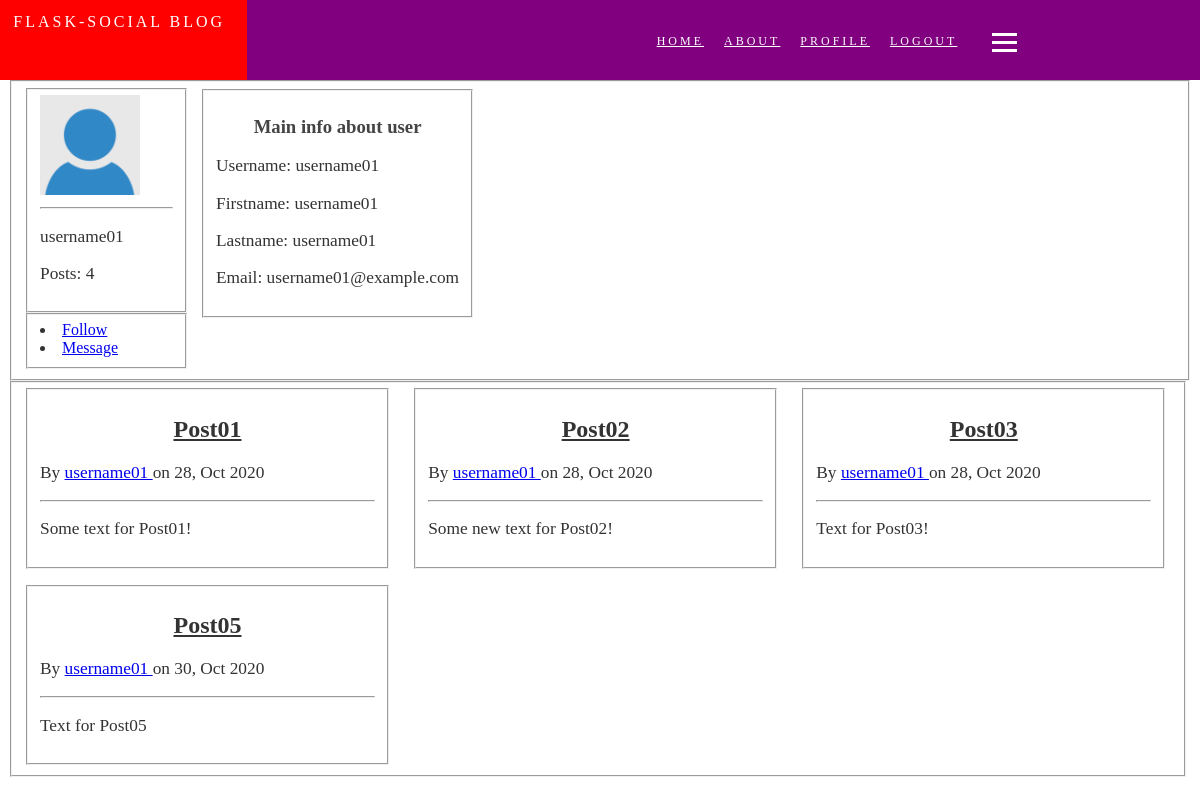
/username01 (signed in), run on the app's committed database.
### app/models.py (models this page shows, shortened)
class User(db.Model, UserMixin):
    id = db.Column(db.Integer, primary_key=True, autoincrement=True)
    firstname = db.Column(db.String(20), nullable=False)
    lastname = db.Column(db.String(20), nullable=False)
    username = db.Column(db.String(20), unique=True, nullable=False)
    email = db.Column(db.String(120), unique=True, nullable=False)
    password = db.Column(db.String(60), unique=True, nullable=False)
    image_file = db.Column(db.String(20), nullable=False, default='default.png')
    posts = db.relationship('Post',
                            backref='author',
                            primaryjoin="User.id==Post.author_id")
    comments = db.relationship('Comments',
                            backref='author',
                            primaryjoin="User.id==Comments.author_id")
    def __init__(self, firstname='', lastname='', username='', email='',
                 password=''):
        self.firstname = firstname
        self.lastname = lastname
        self.username = username
        self.email = email
        self.password = generate_password_hash(password)

class Post(db.Model):
    id = db.Column(db.Integer, primary_key=True, autoincrement=True)
    title = db.Column(db.String(100), nullable=False)
    date = db.Column(db.DateTime, nullable=False, default=datetime.utcnow)
    text = db.Column(db.Text, nullable=False)
    author_id = db.Column(db.Integer, db.ForeignKey('user.id'), nullable=False)
    comments = db.relationship('Comments', backref='post', lazy=True)

### app/user/views.py (the view)
@user_blueprint.route("/<username>", methods=['GET', 'POST'])
@login_required
def profile(username):
    user = User.query.filter_by(username=username).first()
    posts = Post.query.filter_by(author=user).all()
    num_posts = len(posts)
    image_file = url_for('static',
                        filename='pictures/' + user.image_file)
    return render_template('profile.html',
                            image_file=image_file,
                            username=username,
                            firstname=user.firstname,
                            lastname=user.lastname,
                            email=user.email,
                            num_posts=num_posts,
                            posts=posts)

### app/models.py (called while the page is built)
@login_manager.user_loader
def load_user(id):
    u = User.query.get(id)
    return User(u.firstname, u.lastname, u.username, u.email, u.password)

### app/templates/user/profile.html (shortened to what this page needs)
{% extends "layout.html" %}
{% block content %}
	<form>
		<fieldset class="user-info-fieldset">
			<fieldset class="user-main-info">
				<img src="{{ image_file }}" width="100" height="100">
				<hr>
				<p>{{ username }}</p>
				<p>Posts: {{ num_posts }}</p>
			</fieldset>
			<fieldset class="user-info-btns">
				{% if current_user.username != username %}
					<li><a href="#">Follow</a></li>
					<li><a href="#">Message</a></li>
				{% endif %}
			</fieldset>
			<fieldset class="user-info">
				<h3>Main info about user</h3>
				<p>Username: {{ username }}</p>
				<p>Firstname: {{ firstname }}</p>
				<p>Lastname: {{ lastname }}</p>
				<p>Email: {{ email }}</p>
			</fieldset>
		</fieldset>
		<fieldset class="feed-fieldset">
			{% if num_posts == 0 %}
				<p>
					{% if current_user.username == username %}
						You
					{% else %}
						{{ username }}
					{% endif %}
					have not posted yet.
				</p>
			{% else %}
				{% for post in posts %}
					<fieldset class="profile-posts-fieldset">
						<h2>
							<a href="{{ url_for('posts.posts', post_id=post.id) }}">
								{{ post.title }}
							</a>
						</h2>
						<p>
							By
							<a href="{{ url_for('user.profile', username=post.author.username) }}">
								{{ post.author.username }}
							</a>
							on {{ post.date.strftime('%d, %b %Y') }}
						</p>
						<hr>
						<p>{{ post.text }}</p>
					</fieldset>
				{% endfor %}
			{% endif %}
		</fieldset>
	</form>
{% endblock content %}

### app/static/main.css (style rules this page uses)
body { background: #ffffff; color: #333333; margin-top: 5rem; }
h1, h2, h3, h4, h5, h6 { color: #444444; text-align: center; }
h2 a { color: #333333; }
p { font-size: 13pt; }

### app/static/profile.css (style rules this page uses)
.user-main-info, .user-info-btns { min-width: 100pt; max-width: 100pt; }
.user-info { position: absolute; top: 67pt; left: 150pt; min-width: 175pt; max-width: 500pt; }

### app/static/feed.css (style rules this page uses)
.feed-fieldset { width: 97%; display: grid; grid-template-columns: repeat(3, 1fr); grid-gap: 1em; }
.posts-fieldset, .profile-posts-fieldset { width: 90%; }

### data on the page
User: firstname "username01", lastname "username01", email "username01@example.com"
Post: title "Post01", author.username "username01", date "28, Oct 2020", text "Some text for Post01!"
Post: title "Post02", author.username "username01", date "28, Oct 2020", text "Some new text for Post02!"
Post: title "Post03", author.username "username01", date "28, Oct 2020", text "Text for Post03!"
Post: title "Post05", author.username "username01", date "30, Oct 2020", text "Text for Post05"

### other printed values
{{ username }} "username01"
{{ num_posts }} "4"
